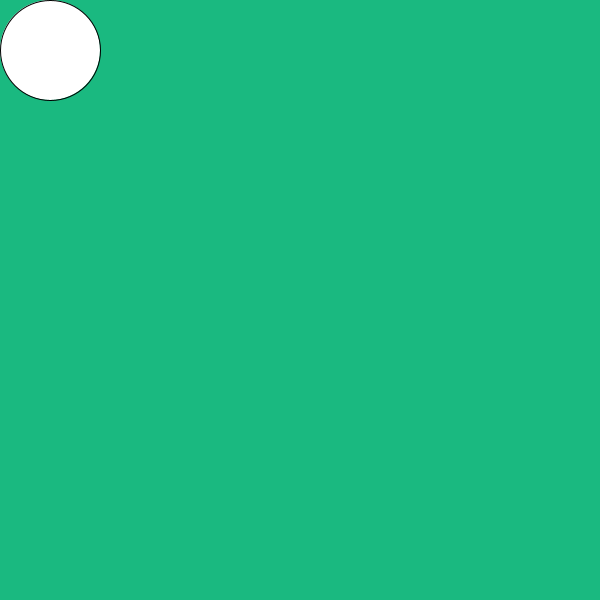
Frame 1 (no input)
Frame 60 (the mouse pressed at the canvas centre just before this capture): identical to frame 1, image omitted
Frame 120 (the mouse held since frame 60 and released just before this capture): identical to frame 1, image omitted

The Processing sketch that drew this single still picture (run headless with seeded random() and noise(); from frame 60 on, the mouse is pressed at the canvas centre):

// Processing sketch: slippery_dot
// ── slippery_dot.pde

 // Make a slippery dot. When you click on the dot it will slide to a new location.
 
 
 // 1. Create three integer variables to represent the x, y, and the size of the ellipse
   int x=50;
   int y=50;
  int  ellipsesize=100;
       
    void setup() {
      
      // 2. Set the size of your sketch
    size(600, 600);
    }
    
    void draw() {
    
      // 3. Set the background color of your sketch
background(26, 185, 128);
      // 4. Draw an ellipse using the variables created at the top of the sketch for the location and size of your ellipse. 
      //    Make sure it fits in the window. Change the variables if it does not.
    ellipse(x, y, ellipsesize, ellipsesize);
    
    }
    
    /******** This method gets called automatically when you press the mouse ************/
    void mousePressed() {
      //5. Create an integer variable called distance
      int distance=
      getDistanceFromMouse(x,y);
      //6. The getDistanceFromMouse() method below returns a number.
      //   Set the value of your distance variable to the value returned by the getDistance method
      //   You will need to pass the x and y location of your ellipse to this method.
        
          
      //7.  Use an if statement to check if your distance variable is < the radius of the ellipse
      //    If it is, make a new x AND y for the ellipse, for a new random location on the window
      //    Hint: Use code like this      x = (int) random(width);
       if (distance<20){
       x=(int) random(0,600);
       y=(int) random(0,600);
       }
      
    }
    
    /********  This method gives you the number of pixels between the mouse and the x,y point ***********/
    int getDistanceFromMouse(int x, int y) {
      return (int)Math.sqrt(Math.pow((mouseX-x),2) + Math.pow((mouseY-y),2));
    }
